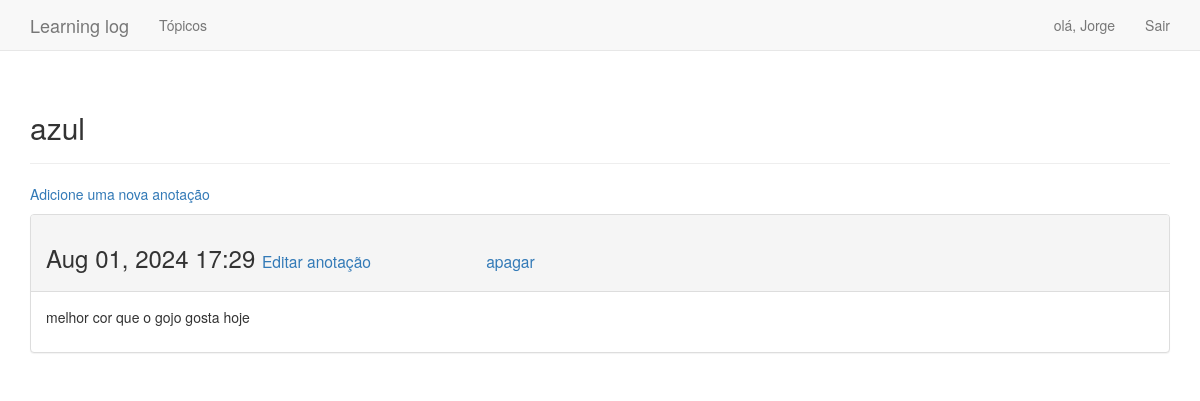
The app's page /topics/8/ (signed in) with its own data.
### learning_logs/models.py (models this page shows, shortened)
class Topic(models.Model):
    text = models.CharField(max_length=200)
    date_added = models.DateTimeField(auto_now_add=True)
    owner = models.ForeignKey(User, on_delete=models.CASCADE)
    def __str__(self):
        return self.text

class Entry(models.Model):
    topic = models.ForeignKey(Topic, on_delete=models.CASCADE)
    text = models.TextField()
    date_added = models.DateTimeField(auto_now_add=True)
    class Meta:
        verbose_name_plural = 'entries'

### learning_logs/views.py (the view)
# urls.py: path('topics/<topic_id>/', views.topic, name='topic'),
@login_required
def topic(request, topic_id):
    topic = Topic.objects.get(id = topic_id)
    if topic.owner != request.user:
        raise Http404
    entries = topic.entry_set.order_by('-date_added')
    context = {'topic': topic, 'entries': entries}
    return render(request, 'learning_logs/topic.html', context)

### learning_logs/templates/learning_logs/topic.html (shortened to what this page needs)
<!DOCTYPE html>
<html lang="pt-br">
<head>
</head>
<body>
    {% extends "learning_logs/base.html" %}
    {% block header %}
        <h2>{{ topic }}</h2>
    {% endblock header %}
    {%block content%}
        <p>
            <a href="{% url 'new_entry'  topic.id %}">
                Adicione uma nova anotação
            </a>
        </p>
            {% for entry in entries%}
                    <div class="panel panel-default">
                        <div class="panel-heading">
                            <h3>
                                {{ entry.date_added | date:'M d, Y H:i'}}
                                <small>
                                    <a href="{% url 'edit_entry' entry.id %}">Editar anotação</a>
                                </small>
                                <small>
                                    <a style="padding-left: 10%;" href="{% url 'delete_entry' entry.id %}">apagar</a>
                                </small>
                            </h3>
                        </div>
                        <div class="panel-body">
                            {{ entry.text | linebreaks }}
                        </div>
                    </div>
            {%empty%}
                Não há registro.
            {% endfor %}
    {% endblock content %}

### learning_logs/templates/learning_logs/base.html (shortened to what this page needs)
{% load bootstrap3 %}
<!DOCTYPE html>
<html lang="pt-br">
<head>
    <link rel="stylesheet" href="styles/style_base.css">
    {% bootstrap_css %}
</head>
<body>
    <nav  class="navbar navbar-default navbar-static-top">
        <div  class="container">
            <div  class="navbar-header">
                <a  class="navbar-brand" href="{% url 'index' %}">Learning log </a>
            </div>
            <div id="#navbar" class="collapse navbar-collapse">
                <ul class="nav navbar-nav">
                    <li><a href="{% url 'topics' %}">Tópicos</a></li>
                </ul>
                <ul class="nav navbar-nav navbar-right">
                    {% if user.is_authenticated %}
                        <li><a href="">olá, {{ user.username }}</li></a>
                        <li><a href="{% url 'logout'%}">Sair</a></li>
                    {% else %}
                        <li><a href="{% url 'register'   %}">Registrar</a></li>
                        <li><a href="{% url 'login' %}">Entrar</a></li>
                    {% endif %}
                </ul>
            </div>
        </div>
    </nav>
    <div class="container">
        <div class="page-header">
            {% block header %}{% endblock header %}
        </div>
        <div>
            {% block content %}{% endblock content %}
        </div>
    </div>
</body>
</html>

### learning_logs/templates/learning_logs/styles/style_base.css (style rules this page uses)
body { background-color: rgba(0, 0, 0, 0.623); }

### records on screen
Topic: text "azul"
Entry: date_added "Aug 01, 2024 17:29", text "melhor cor que o gojo gosta hoje"

### other values on screen
{{ user.username }} "Jorge"
